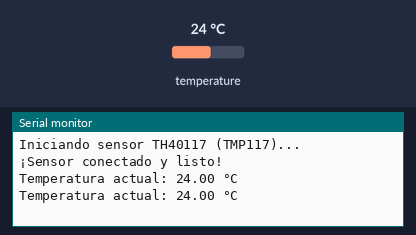
Simulated run of this sketch. Board: ESP32. Shown: the last lines printed to the serial monitor. The test bench sets the inputs (shaded band); at power-on: temperature 24 °C.

Above: at 1.9 s.
2.0 s: temperature set to 12 °C
At 2.9 s:
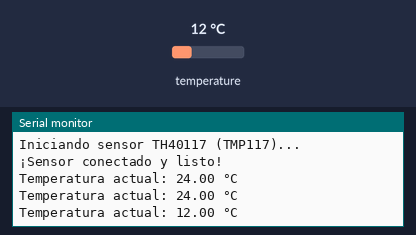
3.5 s: temperature set to 19 °C
At 5.3 s:
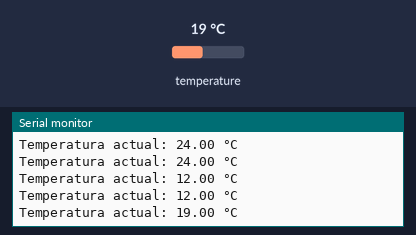
Timing chart, 0 to 6.8 s (numbered marks = the images above; inputs shaded):
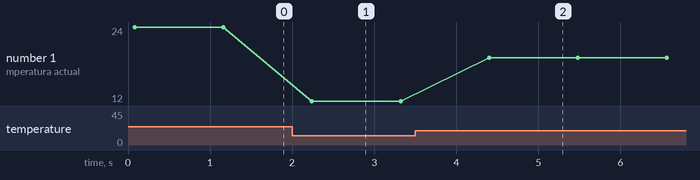

Measured:
- after the input at 2.0 s, the serial monitor: prints a new line after 0.24 s (image 1)
- after the input at 3.5 s, the serial monitor: prints a new line after 0.90 s (image 2)
- plotted number 1: 24 → 12 after the input at 2.0 s, 12 → 19 after the input at 3.5 s

The sketch:

TMP117.ino
```cpp
#include <Wire.h>
#include <Adafruit_TMP117.h>
#include <Adafruit_Sensor.h>


Adafruit_TMP117 tmp117;

const int PIN_SDA = 4;
const int PIN_SCL = 3;


void setup() {
  Serial.begin(115200);
  while (!Serial) {
    delay(10);
  }

  Wire.begin(PIN_SDA, PIN_SCL);
  Wire.setClock(50000);

  Serial.println("Iniciando sensor TH40117 (TMP117)...");
  if (!tmp117.begin()) {
    Serial.println("¡No se pudo encontrar el sensor! Revisa que los cables no estén flojos.");
    while (1) {
      delay(10);
    }
  }

  Serial.println("¡Sensor conectado y listo!");
}


void loop() {
  sensors_event_t temp;
  tmp117.getEvent(&temp);

  Serial.print("Temperatura actual: ");
  Serial.print(temp.temperature);
  Serial.println(" °C");

  delay(1000);
}
```
